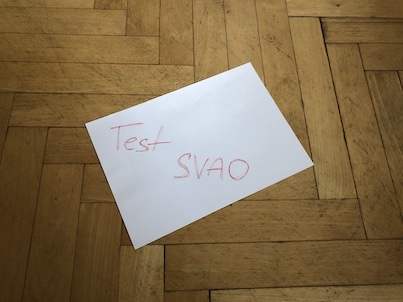
#> input picture resources/test_svao_small01.png, 403 x 302 px
$ python main.py
#> lines starting #> are read from the running program, lines starting #| are printed output that depends on the picture
### SoftwareVision.py
import numpy as np
import cv2 as cv
from typing import List


class ImagePoint:

    def __init__(self, x:int, y:int):
        if type(x) != int or type(y) != int:
            raise ValueError("Point coordinates should be integers")
        self.x = x
        self.y = y

    def get_point_as_array(self) -> List[int]:
        return [self.x, self.y]

    def distance(self, another_point: "ImagePoint") -> int:
        return int(np.sqrt((self.x-another_point.x)**2+(self.y-another_point.y)**2))


class ImageBGR:

    def __init__(self, image: np.ndarray):
        if type(image) != np.ndarray:
            raise ValueError("ImageBGR can be constructed only from np.ndarray")

        self.__image: np.ndarray = image

    @classmethod
    def from_file(cls, filename: str) -> 'ImageBGR':
        """
        Create new ImageBGR from file represented by filename
        :param filename: path to file from which we want to create ImageBGR
        :return: ImageBGR
        """
#> called with filename = 'resources/test_svao_small01.png'
        if type(filename) != str:
            raise ValueError("Only string as path is accepted")
        return cls(cv.imread(filename))

    @classmethod
    def from_array(cls, image: np.ndarray) -> 'ImageBGR':
        """
        Create new ImageBGR from array representing image
        :param image: ndarray representing image
        :return: ImageBGR
        """
        if type(image) != np.ndarray:
            raise ValueError("Only np.ndarray representing image is accepted")
        return cls(image)

    def gray(self) -> np.ndarray:
        """
        Funkce která vrací obraz ve stupních šedi
        """

        return cv.cvtColor(self.__image, cv.COLOR_BGR2GRAY)

    def lab(self) -> np.ndarray:
        """
        Funkce která vrací obraz v barevném prostoru Lab
        """

        return cv.cvtColor(self.__image, cv.COLOR_BGR2LAB)

    def rgb(self) -> np.ndarray:
        """
        Funkce která vrací obraz v RGB
        """
        return cv.cvtColor(self.__image, cv.COLOR_BGR2RGB)

    def bgr(self) -> np.ndarray:
        """
        Funkce která vrací obraz v BGR
        """
        return self.__image

    def resize(self, width: int, height: int) -> 'ImageBGR':
        """
        Funkce která vrací novou instanci ImageBGR obsahující obraz z původní instance třídy ImageBGR ale s novými rozměry width a height.
        """
        if type(width) != int or type(height) != int or width < 0 or height < 0:
            raise ValueError("Width and height must be integers greater than 0.")

        return ImageBGR.from_array(cv.resize(self.__image, (width, height)))

    def rotate(self, angle: int, keep_ratio: bool) -> 'ImageBGR':
        """
        Funkce která vrací novou instanci ImageBGR obsahující obraz z původní instance třídy ImageBGR ale s novými rozměry width a height.
        Pokud je nastaveno keep_ratio na True, nový obraz musí mít stejný rozměr jako původní. Pokud je nastaveno na False, nový obraz musí
        obsahovat celou obrazovou informaci z původního obrazu.
        """
        (height, width) = self.shape[:2]
        (cX, cY) = (width // 2, height // 2)  # coordinates of center
        rotation_matrix = cv.getRotationMatrix2D((cX, cY), angle, 1.0)

        if keep_ratio:
            return ImageBGR.from_array(cv.warpAffine(self.__image, rotation_matrix, (width, height)))
        else:
            cos = np.abs(rotation_matrix[0, 0])
            sin = np.abs(rotation_matrix[0, 1])

            new_width = int((height * sin) + (width * cos))
            new_height = int((height * cos) + (width * sin))

            rotation_matrix[0, 2] += (new_width / 2) - cX
            rotation_matrix[1, 2] += (new_height / 2) - cY

            return ImageBGR.from_array(cv.warpAffine(self.__image, rotation_matrix, (new_width, new_height)))

    def histogram(self) -> np.ndarray:
        """
        Funkce vrací histogram obrazu z jeho verze ve stupních šedi.
        """

        return cv.calcHist(images=[self.gray()], channels=[0], mask=None, histSize=[256], ranges=[0, 256])

    def save_as_bmp(self, path: str, name: str):
        """
        Uloží obrázek jako bmp
        :param path: cesta kam chci soubor uložit
        :param name: jméno souboru
        """
        if type(path) != str or type(name) != str:
            raise ValueError("Path and name should be strings.")
        if path[-1] == "/":
            path = path[:(len(path)-1)]

        cv.imwrite(path+"/"+name+".bmp", self.__image)

    def perspective_transform(self, points: List[ImagePoint]) -> "ImageBGR":
        """
        Pomocí ručně zadaných rohů zarovná obrázek
        """
        if len(points) != 4:
            raise ValueError("Number of points should be 4")

        final_image_width = points[0].distance(points[1])
        final_image_height = points[0].distance(points[2])
        final_points = [ImagePoint(0, 0),
                        ImagePoint(final_image_width, 0),
                        ImagePoint(0, final_image_height),
                        ImagePoint(final_image_width, final_image_height)]

        matrix = cv.getPerspectiveTransform(np.float32([p.get_point_as_array() for p in points]),
                                            np.float32([p.get_point_as_array() for p in final_points]))

        return ImageBGR.from_array(cv.warpPerspective(self.__image, matrix, (final_image_width, final_image_height)))

    def automatic_perspective_transform(self) -> "ImageBGR":
        """
        Automaticky detekuje rohy a ořízne vyrovná obrázek
        """
        return self.perspective_transform(self.corners)

    @property
    def shape(self) -> tuple:
        """
        Funkce dekorovaná jako atribut která vrací rozměry uloženého obrazu.
        """

        return self.__image.shape


    @property
    def size(self) -> int:
        """
        Funkce dekorovaná jako atribut která vrací obrazem obsazenou paměť (čistě polem do kterého je obraz uložen).
        """

        return self.__image.size

    @property
    def width(self) -> int:
        """
        Funkce dekorovaná jako atribut která vrací šířku obrazu.
        """

        return self.__image.shape[1]

    @property
    def height(self) -> int:
        """
        Funkce dekorovaná jako atribut která vrací výšku obrazu.
        """

        return self.__image.shape[0]

    @property
    def corners(self) -> List[ImagePoint]:
        """
        Funkce dekorovaná jako atribut která vrací rohy rozpoznaného obrázku.
        """

        preprocessed_image = self.gray()
        preprocessed_image = cv.GaussianBlur(preprocessed_image, (5, 5), 1)  # KERNAL -> must be odd, SIGMAX
        preprocessed_image = cv.Canny(preprocessed_image, 200, 200)  # edge detector
        kernel = np.ones((2, 2))
        preprocessed_image = cv.dilate(preprocessed_image, kernel, iterations=2)
        preprocessed_image = cv.erode(preprocessed_image, kernel, iterations=1)

        contours, hierarchy = cv.findContours(preprocessed_image, cv.RETR_EXTERNAL, cv.CHAIN_APPROX_NONE)

        biggest: np.ndarray = np.array([])
        maxArea = 0
        for c in contours:
            area = cv.contourArea(c)
            if area > (self.width*self.height)*0.1:
                peri = cv.arcLength(c, True)  # length of perimeter
                approx = cv.approxPolyDP(c, 0.02 * peri, True)
                if area > maxArea and len(approx) == 4:
                    biggest = approx
                    maxArea = area

        return [ImagePoint(a.item(0), a.item(1)) for a in self.__reorder_points(biggest)]

    @staticmethod
    def __reorder_points(points: np.ndarray) -> np.ndarray:
        points = points.reshape((4, 2))
        reordered_points = np.zeros((4, 1, 2), np.int32)
        add = points.sum(1)

        reordered_points[0]  = points[np.argmin(add)]
        reordered_points[3] = points[np.argmax(add)]

        diff = np.diff(points, axis=1)

        reordered_points[1] = points[np.argmin(diff)]
        reordered_points[2] = points[np.argmax(diff)]

        return reordered_points

### main.py
import matplotlib.pyplot as plt

from SoftwareVision import ImageBGR, ImagePoint

print("STARTING")

image = ImageBGR.from_file("resources/test_svao_small01.png")

# IMAGE PROPERTIES
shape = image.shape
size = image.size
print("IMAGE PROPERTIES")
print(f"Image size is {shape[0]}x{shape[1]}x{shape[2]}, where {shape[2]} represents number of channels.")
print(f"Image width is {image.width} and height is {image.height}.")
print(f"Image takes {size/1000} kilobytes on your hard drive.")


# GRAYSCALE IMAGE
plt.imshow(image.gray(), cmap='gray')
plt.title("GRAYSCALE IMAGE")
plt.show()

# LAB
lab = image.lab()
#> lab: shape (302, 403, 3); mean of channels 0, 1, 2 121.4, 132.5, 148.5
plt.subplot(131)
plt.imshow(lab[:, :, 0], cmap='gray')
plt.title('L')
plt.subplot(132)
plt.imshow(lab[:, :, 1], cmap='RdYlGn_r')
plt.title('a')
plt.subplot(133)
plt.imshow(lab[:, :, 2], cmap='YlGnBu_r')
plt.title('b')
plt.show()

# RGB
plt.imshow(image.rgb())
plt.title("RGB IMAGE")
plt.show()

# BGR
plt.imshow(image.bgr())
plt.title("BGR IMAGE")  # just to demonstrate color channels are switched
plt.show()

# RESIZE
plt.imshow(image.resize(100, 200).rgb())
plt.title("RESIZED IMAGE")
plt.show()
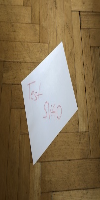
#> shown: shape (200, 100, 3); mean R, G, B 131.1, 111.2, 81.2

# ROTATE
fig, axs = plt.subplots(1, 2, figsize=(10, 5))

axs[0].imshow(image.rotate(-45, True).rgb())
axs[0].set_title(f"ROTATION WITH SAME RATION")

axs[1].imshow(image.rotate(-45, False).rgb())
axs[1].set_title(f"ROTATION SHOWING WHOLE IMAGE")
plt.show()

# HISTOGRAM
plt.hist(image.gray().ravel(), 256, [0, 256])  #just for comparason
plt.plot(image.histogram(), color="r")
plt.title("HISTOGRAM OF GRAYSCALE IMAGE")
plt.show()
#> figure, not shown here; tallest bar 1516 high, from x = 78 to 79; curve peaks at x = 78, y = 1516

# SAVE IMAGE AS BMP
image.save_as_bmp("resources/", "test_bmp")

# MANUAL PERSPECTIVE TRANSFORMATION
corners = [ImagePoint(85, 126), ImagePoint(249, 63), ImagePoint(135, 249), ImagePoint(313, 164)]
plt.imshow(image.perspective_transform(corners).rgb())
plt.title("MANUAL PERSPECTIVE TRANSFORMATION")
plt.show()
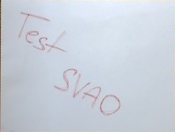
#> shown: shape (132, 175, 3); mean R, G, B 201.5, 208.2, 218.4

# AUTODETECT CORNERS
plt.imshow(image.rgb())
for p in image.corners:
    plt.plot(p.x, p.y, 'bo')
plt.title("AUTODETECT CORNERS")
plt.show()

# MANUAL PERSPECTIVE TRANSFORMATION
paths = ["resources/test_svao_small01.png",
         "resources/test_svao_small02.png",
         "resources/test_svao_small03.png",
         "resources/test_svao_small04.png",
         "resources/test_svao_small05.png"]

images = [ImageBGR.from_file(p) for p in paths]
#> call 3 of from_file, with filename = 'resources/test_svao_small02.png'
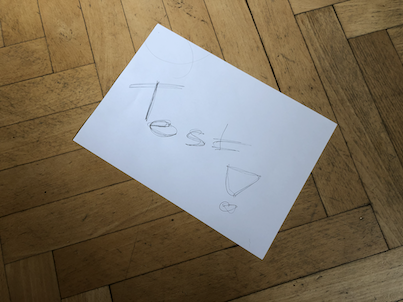
#> input picture resources/test_svao_small02.png, 403 x 302 px
#> call 4 of from_file, with filename = 'resources/test_svao_small03.png'
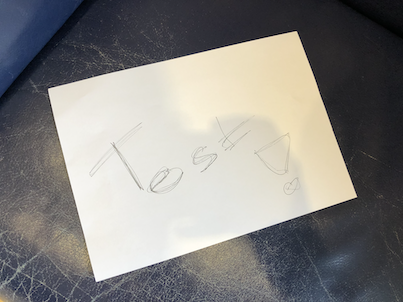
#> input picture resources/test_svao_small03.png, 403 x 302 px
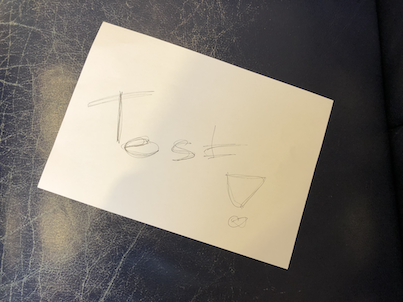
#> input picture resources/test_svao_small04.png, 403 x 302 px
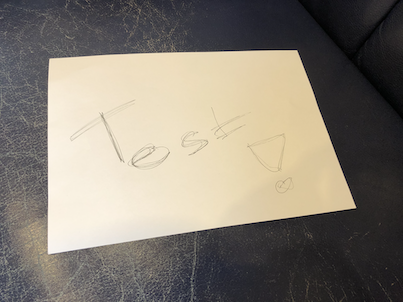
#> input picture resources/test_svao_small05.png, 403 x 302 px

for i, image in enumerate(images):
    index = i+1
    fig, axs = plt.subplots(1, 2, figsize=(10, 5))

    axs[0].imshow(image.rgb())
    axs[0].set_title(f"ORIGINAL IMAGE {index}")

#> (the run stopped early here; a loop or call above may not have finished)
